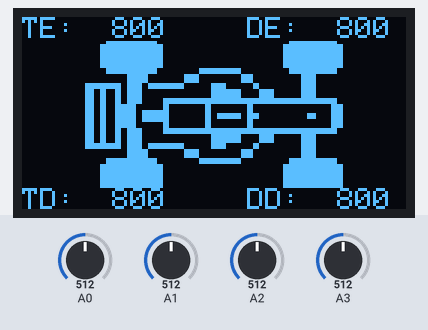
The sketch below on a simulated Arduino Uno, built with avr-gcc and run on an emulated ATmega328P. On the bench: 128×64 one-colour display. Inputs (shaded band) come from the test bench; at power-on: A0 = 512, A1 = 512, A2 = 512, A3 = 512.

Above: at 1.2 s.
1.3 s: A0 set to 716
At 2.2 s:
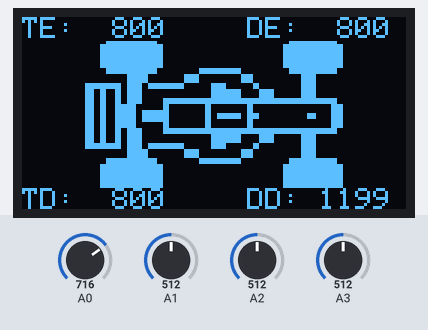
2.9 s: A1 set to 716
At 3.5 s:
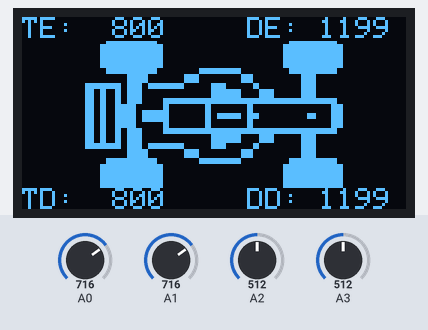
4.5 s: A2 set to 716
At 5.8 s:
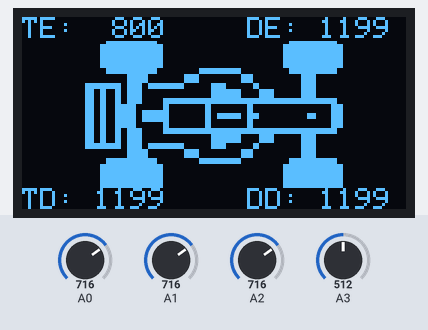
6.1 s: A3 set to 716
At 7.3 s:
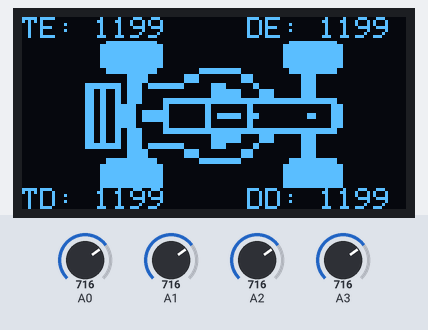
7.7 s: A0 set to 992
At 8.7 s:
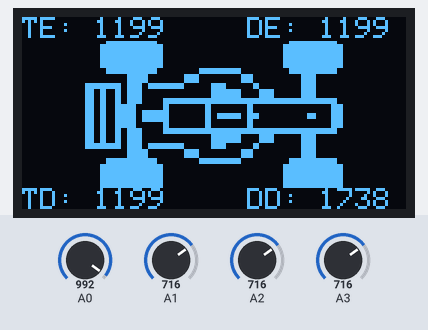
9.3 s: A1 set to 992
At 10.0 s:
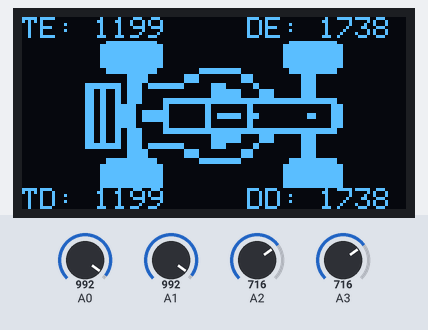
Timing chart, 0 to 11.9 s (numbered marks = the images above; inputs shaded):
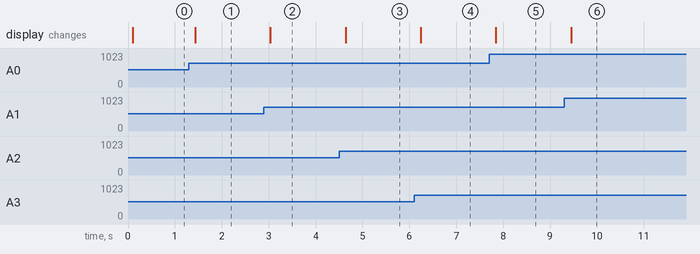

The sketch:

monitor.ino
```cpp
#include <Wire.h>
#include <Adafruit_GFX.h>
#include <Adafruit_SSD1306.h>

// OLED Display parameters
#define SCREEN_WIDTH 128
#define SCREEN_HEIGHT 64
#define OLED_RESET -1
#define SCREEN_ADDRESS 0x3C

Adafruit_SSD1306 display(SCREEN_WIDTH, SCREEN_HEIGHT, &Wire, OLED_RESET);

#include "monitor.h"

// implementação de um braômetro com base na abstrata Barometro
class Barometro1600psi : public Barometro {
    public:
        int pino;
        Barometro1600psi(int pino){
            this->pino = pino;
        }
        double medir() override {
            float medida = analogRead(pino);
            const int pressao_maxima = 1600;
            const int minimo = 1024.0/5.0 * 0.5; // 0.5 V = 0 psi
            const int maximo = 1024.0/5.0 * 4.5; // 4.5 V = pressao_maxima
            return (double) map(medida, minimo, maximo, 0, pressao_maxima);
        }
};

// instanciar os barômetros e colocar em variáveis para não sair de escopo
// NUNCA usar A4 e A5 pois o protocolo I²C para o display utilizará estes pinos
Barometro1600psi DD(A0);
Barometro1600psi DE(A1);
Barometro1600psi TD(A2);
Barometro1600psi TE(A3);
// inicializar a variável "barometros" obrigatória
GrupoBarometros barometros(&DD, &DE, &TD, &TE);

static const unsigned char PROGMEM carro [] = {0b00000000, 0b00000000, 0b00000000, 0b00000000, 0b00000000, 0b00000000, 0b00000000, 0b00000000, 0b00000000, 0b00000000, 0b00000000, 0b00000000, 0b00000000, 0b00000000, 0b00000000, 0b00000000, 0b00000000, 0b00000000, 0b00000000, 0b00000000, 0b00000000, 0b00000000, 0b00000000, 0b00000000, 0b00000000, 0b00000000, 0b00000000, 0b00000000, 0b00000000, 0b00000000, 0b00000000, 0b00000000, 0b00000000, 0b00000000, 0b00000000, 0b00000000, 0b00000000, 0b00000000, 0b00000000, 0b00000000, 0b00000000, 0b00000000, 0b00000000, 0b00000000, 0b00000000, 0b00000000, 0b00000000, 0b00000000, 0b00000000, 0b00000000, 0b00000000, 0b00000000, 0b00000000, 0b00000000, 0b00000000, 0b00000000, 0b00000000, 0b00000000, 0b00000000, 0b00000000, 0b00000000, 0b00000000, 0b00000000, 0b00000000, 0b00000000, 0b00000000, 0b00000000, 0b00000000, 0b00000000, 0b00000000, 0b00000000, 0b00000000, 0b00000000, 0b00000000, 0b00000000, 0b00000000, 0b00000000, 0b00000000, 0b00000000, 0b00000000, 0b00000000, 0b00000000, 0b00000000, 0b00000000, 0b00000000, 0b00001111, 0b11111111, 0b11111000, 0b00000000, 0b00000000, 0b00000000, 0b00000000, 0b00000000, 0b01111111, 0b11111111, 0b10000000, 0b00000000, 0b00001111, 0b11111111, 0b11111000, 0b00000000, 0b00000000, 0b00000000, 0b00000000, 0b00000000, 0b01111111, 0b11111111, 0b10000000, 0b00000000, 0b00111111, 0b11111111, 0b11111110, 0b00000000, 0b00000000, 0b00000000, 0b00000000, 0b00000001, 0b11111111, 0b11111111, 0b11100000, 0b00000000, 0b00111111, 0b11111111, 0b11111110, 0b00000000, 0b00000000, 0b00000000, 0b00000000, 0b00000001, 0b11111111, 0b11111111, 0b11100000, 0b00000000, 0b00111111, 0b11111111, 0b11111110, 0b00000000, 0b00000000, 0b00000000, 0b00000000, 0b00000001, 0b11111111, 0b11111111, 0b11100000, 0b00000000, 0b00111111, 0b11111111, 0b11111110, 0b00000000, 0b00000000, 0b00000000, 0b00000000, 0b00000001, 0b11111111, 0b11111111, 0b11100000, 0b00000000, 0b00111111, 0b11111111, 0b11111110, 0b00000000, 0b00000000, 0b00000000, 0b00000000, 0b00000001, 0b11111111, 0b11111111, 0b11100000, 0b00000000, 0b00111111, 0b11111111, 0b11111110, 0b00000000, 0b00000000, 0b00000000, 0b00000000, 0b00000001, 0b11111111, 0b11111111, 0b11100000, 0b00000000, 0b00111111, 0b11111111, 0b11111110, 0b00000000, 0b00000000, 0b00000000, 0b00000000, 0b00000001, 0b11111111, 0b11111111, 0b11100000, 0b00000000, 0b00111111, 0b11111111, 0b11111110, 0b00000000, 0b00000000, 0b00000000, 0b00000000, 0b00000001, 0b11111111, 0b11111111, 0b11100000, 0b00000000, 0b00001111, 0b11111111, 0b11111000, 0b00000000, 0b00011111, 0b11111111, 0b10000000, 0b00000000, 0b01111111, 0b11111111, 0b10000000, 0b00000000, 0b00001111, 0b11111111, 0b11111000, 0b00000000, 0b00011111, 0b11111111, 0b10000000, 0b00000000, 0b01111111, 0b11111111, 0b10000000, 0b00000000, 0b00000000, 0b00011111, 0b11000000, 0b00000011, 0b11100000, 0b00000000, 0b01111000, 0b00000000, 0b00000111, 0b11000000, 0b00000000, 0b00000000, 0b00000000, 0b00011111, 0b11000000, 0b00000011, 0b11100000, 0b00000000, 0b01111000, 0b00000000, 0b00000111, 0b11000000, 0b00000000, 0b00000000, 0b00000000, 0b00011111, 0b11000000, 0b00000011, 0b11100000, 0b00000000, 0b01111000, 0b00000000, 0b00000111, 0b11000000, 0b00000000, 0b00000111, 0b11111111, 0b10011111, 0b00111111, 0b11111100, 0b00000001, 0b11110000, 0b00000110, 0b00000000, 0b00000111, 0b11000000, 0b00000000, 0b00000111, 0b11111111, 0b10011111, 0b00111111, 0b11111100, 0b00000001, 0b11110000, 0b00000110, 0b00000000, 0b00000111, 0b11000000, 0b00000000, 0b00000111, 0b00110001, 0b10011111, 0b00000000, 0b00000000, 0b00000001, 0b11111111, 0b10000001, 0b11110000, 0b00000111, 0b11000000, 0b00000000, 0b00000111, 0b00110001, 0b10011111, 0b00000000, 0b00000000, 0b00000001, 0b11111111, 0b10000001, 0b11110000, 0b00000111, 0b11000000, 0b00000000, 0b00000111, 0b00110001, 0b10011111, 0b00000000, 0b00000000, 0b00000001, 0b11111111, 0b10000001, 0b11110000, 0b00000111, 0b11000000, 0b00000000, 0b00000111, 0b00110001, 0b10011111, 0b00000001, 0b11111111, 0b11111111, 0b11111111, 0b11111111, 0b11111111, 0b11111111, 0b11111111, 0b10000000, 0b00000111, 0b00110001, 0b10011111, 0b00000001, 0b11111111, 0b11111111, 0b11111111, 0b11111111, 0b11111111, 0b11111111, 0b11111111, 0b10000000, 0b00000111, 0b00110001, 0b11111100, 0b00000001, 0b10000000, 0b00000110, 0b00000000, 0b00011000, 0b00000000, 0b00000000, 0b00000001, 0b11100000, 0b00000111, 0b00110001, 0b11111100, 0b00000001, 0b10000000, 0b00000110, 0b00000000, 0b00011000, 0b00000000, 0b00000000, 0b00000001, 0b11100000, 0b00000111, 0b00110001, 0b11111100, 0b11111111, 0b10000000, 0b00000110, 0b00000000, 0b00011000, 0b00000000, 0b00000000, 0b00000001, 0b11100000, 0b00000111, 0b00110001, 0b11111100, 0b11111111, 0b10000000, 0b00000110, 0b01111111, 0b10011110, 0b00000000, 0b00000001, 0b11000001, 0b11100000, 0b00000111, 0b00110001, 0b11111100, 0b11111111, 0b10000000, 0b00000110, 0b01111111, 0b10011110, 0b00000000, 0b00000001, 0b11000001, 0b11100000, 0b00000111, 0b00110001, 0b11111100, 0b11111111, 0b10000000, 0b00000110, 0b00000000, 0b00011000, 0b00000000, 0b00000000, 0b00000001, 0b11100000, 0b00000111, 0b00110001, 0b11111100, 0b00000001, 0b10000000, 0b00000110, 0b00000000, 0b00011000, 0b00000000, 0b00000000, 0b00000001, 0b11100000, 0b00000111, 0b00110001, 0b11111100, 0b00000001, 0b10000000, 0b00000110, 0b00000000, 0b00011000, 0b00000000, 0b00000000, 0b00000001, 0b11100000, 0b00000111, 0b00110001, 0b10011111, 0b00000001, 0b11111111, 0b11111111, 0b11111111, 0b11111111, 0b11111111, 0b11111111, 0b11111111, 0b10000000, 0b00000111, 0b00110001, 0b10011111, 0b00000001, 0b11111111, 0b11111111, 0b11111111, 0b11111111, 0b11111111, 0b11111111, 0b11111111, 0b10000000, 0b00000111, 0b00110001, 0b10011111, 0b00000000, 0b00000000, 0b00000001, 0b11111111, 0b10000001, 0b11110000, 0b00000111, 0b11000000, 0b00000000, 0b00000111, 0b00110001, 0b10011111, 0b00000000, 0b00000000, 0b00000001, 0b11111111, 0b10000001, 0b11110000, 0b00000111, 0b11000000, 0b00000000, 0b00000111, 0b00110001, 0b10011111, 0b00000000, 0b00000000, 0b00000001, 0b11111111, 0b10000001, 0b11110000, 0b00000111, 0b11000000, 0b00000000, 0b00000111, 0b11111111, 0b10011111, 0b00111111, 0b11111100, 0b00000001, 0b11110000, 0b00000110, 0b00000000, 0b00000111, 0b11000000, 0b00000000, 0b00000111, 0b11111111, 0b10011111, 0b00111111, 0b11111100, 0b00000001, 0b11110000, 0b00000110, 0b00000000, 0b00000111, 0b11000000, 0b00000000, 0b00000000, 0b00000000, 0b00011111, 0b11000000, 0b00000011, 0b11100000, 0b00000000, 0b01111000, 0b00000000, 0b00000111, 0b11000000, 0b00000000, 0b00000000, 0b00000000, 0b00011111, 0b11000000, 0b00000011, 0b11100000, 0b00000000, 0b01111000, 0b00000000, 0b00000111, 0b11000000, 0b00000000, 0b00000000, 0b00000000, 0b00011111, 0b11000000, 0b00000011, 0b11100000, 0b00000000, 0b01111000, 0b00000000, 0b00000111, 0b11000000, 0b00000000, 0b00000000, 0b00001111, 0b11111111, 0b11111000, 0b00000000, 0b00011111, 0b11111111, 0b10000000, 0b00000000, 0b01111111, 0b11111111, 0b10000000, 0b00000000, 0b00001111, 0b11111111, 0b11111000, 0b00000000, 0b00011111, 0b11111111, 0b10000000, 0b00000000, 0b01111111, 0b11111111, 0b10000000, 0b00000000, 0b00111111, 0b11111111, 0b11111110, 0b00000000, 0b00000000, 0b00000000, 0b00000000, 0b00000001, 0b11111111, 0b11111111, 0b11100000, 0b00000000, 0b00111111, 0b11111111, 0b11111110, 0b00000000, 0b00000000, 0b00000000, 0b00000000, 0b00000001, 0b11111111, 0b11111111, 0b11100000, 0b00000000, 0b00111111, 0b11111111, 0b11111110, 0b00000000, 0b00000000, 0b00000000, 0b00000000, 0b00000001, 0b11111111, 0b11111111, 0b11100000, 0b00000000, 0b00111111, 0b11111111, 0b11111110, 0b00000000, 0b00000000, 0b00000000, 0b00000000, 0b00000001, 0b11111111, 0b11111111, 0b11100000, 0b00000000, 0b00111111, 0b11111111, 0b11111110, 0b00000000, 0b00000000, 0b00000000, 0b00000000, 0b00000001, 0b11111111, 0b11111111, 0b11100000, 0b00000000, 0b00111111, 0b11111111, 0b11111110, 0b00000000, 0b00000000, 0b00000000, 0b00000000, 0b00000001, 0b11111111, 0b11111111, 0b11100000, 0b00000000, 0b00111111, 0b11111111, 0b11111110, 0b00000000, 0b00000000, 0b00000000, 0b00000000, 0b00000001, 0b11111111, 0b11111111, 0b11100000, 0b00000000, 0b00111111, 0b11111111, 0b11111110, 0b00000000, 0b00000000, 0b00000000, 0b00000000, 0b00000001, 0b11111111, 0b11111111, 0b11100000, 0b00000000, 0b00001111, 0b11111111, 0b11111000, 0b00000000, 0b00000000, 0b00000000, 0b00000000, 0b00000000, 0b01111111, 0b11111111, 0b10000000, 0b00000000, 0b00001111, 0b11111111, 0b11111000, 0b00000000, 0b00000000, 0b00000000, 0b00000000, 0b00000000, 0b01111111, 0b11111111, 0b10000000, 0b00000000, 0b00000000, 0b00000000, 0b00000000, 0b00000000, 0b00000000, 0b00000000, 0b00000000, 0b00000000, 0b00000000, 0b00000000, 0b00000000, 0b00000000, 0b00000000, 0b00000000, 0b00000000, 0b00000000, 0b00000000, 0b00000000, 0b00000000, 0b00000000, 0b00000000, 0b00000000, 0b00000000, 0b00000000, 0b00000000, 0b00000000, 0b00000000, 0b00000000, 0b00000000, 0b00000000, 0b00000000, 0b00000000, 0b00000000, 0b00000000, 0b00000000, 0b00000000, 0b00000000, 0b00000000, 0b00000000, 0b00000000, 0b00000000, 0b00000000, 0b00000000, 0b00000000, 0b00000000, 0b00000000, 0b00000000, 0b00000000, 0b00000000, 0b00000000, 0b00000000, 0b00000000, 0b00000000, 0b00000000, 0b00000000, 0b00000000, 0b00000000, 0b00000000, 0b00000000
};

#define IMG_HEIGHT   64
#define IMG_WIDTH    96

char buffer[32] = {};

void setup(){
    display.begin(SSD1306_SWITCHCAPVCC, SCREEN_ADDRESS);
    display.clearDisplay();
    display.setTextSize(1);
    display.setTextColor(SSD1306_WHITE, SSD1306_BLACK);

    display.drawBitmap(
        (display.width()  - IMG_WIDTH ) / 2,
        (display.height() - IMG_HEIGHT) / 2,
        carro, IMG_WIDTH, IMG_HEIGHT, 1);
    display.display();

    buffer[2] = ':'; buffer[3] = ' ';
}

void loop(){
    Medida m = barometros.medir();
    const int POS_X = 75;
    const int POS_Y = 57;

    display.setCursor(0,0);
    buffer[0] = 'T'; buffer[1] = 'E';
    dtostrf(m.TE, 4, 0, buffer + 4);
    display.print(buffer);

    display.setCursor(POS_X, 0);
    buffer[0] = 'D';
    dtostrf(m.DE, 4, 0, buffer + 4);
    display.print(buffer);

    display.setCursor(0, POS_Y);
    buffer[0] = 'T'; buffer[1] = 'D';
    dtostrf(m.TD, 4, 0, buffer + 4);
    display.print(buffer);

    display.setCursor(POS_X, POS_Y);
    buffer[0] = 'D'; buffer[1] = 'D';
    dtostrf(m.DD, 4, 0, buffer + 4);
    display.print(buffer);

    display.display();
    delay(100);
}
```

monitor.cpp
```cpp
#include "monitor.h"
#include <Arduino.h>

Medida GrupoBarometros::medir(){
    // criar uma medida, com cada campo correspondente a cada pneu
    // lembrando que this é um ponteiro, por isso "this->"
    Medida resultado = {
        .DD = this->DD->medir(),
        .DE = this->DE->medir(),
        .TD = this->TD->medir(),
        .TE = this->TE->medir()
    };
    return resultado;
}

void GrupoBarometros::enviar(Medida m){
    // enviar a medida por serial, formatado como json
    Serial.println("{");

    Serial.print("\t\"DD\": ");
    Serial.print(m.DD);
    Serial.println(",");

    Serial.print("\t\"DE\": ");
    Serial.print(m.DE);
    Serial.println(",");

    Serial.print("\t\"TD\": ");
    Serial.print(m.TD);
    Serial.println(",");

    Serial.print("\t\"TE\": ");
    Serial.println(m.DE);

    Serial.println("}");
}

void GrupoBarometros::medir_e_enviar(){
    enviar(medir());
}

GrupoBarometros::GrupoBarometros(Barometro* DD, Barometro* DE, Barometro* TD, Barometro* TE) {
    // construtor que coloca cada barômetro no seu lugar certo
    this->DD = DD;
    this->DE = DE;
    this->TD = TD;
    this->TE = TE;
}
```

monitor.h
```cpp
// D = dianteiro, T = traseiro
// D = direita, E = esquerda

// struct dos dados de uma medida
// cada double é um pneu
typedef struct {
    double DD;
    double DE;
    double TD;
    double TE;
} Medida;

// classe que corresponde a um barômetro com um método abstrato (virtual) de medir
class Barometro {
    public:
        // por convenção, medir deve retornar a pressão em psi
        virtual double medir() = 0;
};

// os quatro barômetros
// métodos de medir, enviar e medir e enviar
class GrupoBarometros {
    public:
        Barometro* DD;
        Barometro* DE;
        Barometro* TD;
        Barometro* TE;
        Medida medir();
        void enviar(Medida m);
        void medir_e_enviar();
        GrupoBarometros(Barometro* DD, Barometro* DE, Barometro* TD, Barometro* TE);
};
```

Measured:
- after the input at 1.3 s, the display: changes after 0.14 s (image 1)
- after the input at 2.9 s, the display: changes after 0.14 s (image 2)
- after the input at 4.5 s, the display: changes after 0.14 s (image 3)
- after the input at 6.1 s, the display: changes after 0.14 s (image 4)
- after the input at 7.7 s, the display: changes after 0.15 s (image 5)
- after the input at 9.3 s, the display: changes after 0.15 s (image 6)
